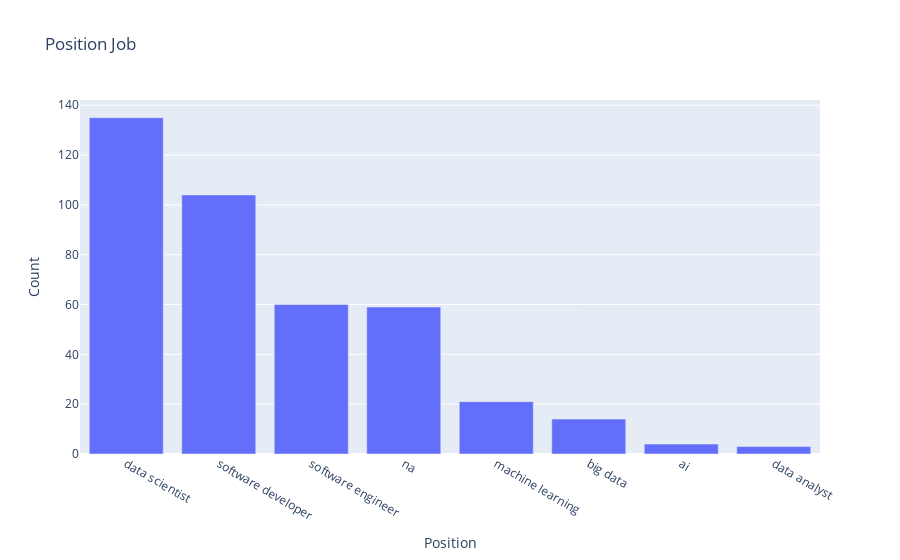

Here is the notebook cell this chart was saved with:
### Code cell
df["job_simp"] = df["Position"].apply(position_semplifier)
df["entry_position"] = df["Position"].apply(entry_position)
job_simp = df["job_simp"].value_counts()
fig = px.bar(job_simp, x=job_simp.index, y=job_simp.values, title="Position Job"
            labels={
                     "index": "Position",
                     "y": "Count",
                 },)
fig.show()

### Figure 1 — Plotly figure (JSON) as saved in the notebook; plotly's stock layout.template omitted (floating-point values rounded to 4 significant figures)
{"data": [{"alignmentgroup": "True", "hovertemplate": "Position=%{x}<br>Count=%{y}<extra></extra>", "legendgroup": "", "marker": {"color": "#636efa"}, "name": "", "offsetgroup": "", "orientation": "v", "showlegend": false, "textposition": "auto", "type": "bar", "x": ["data scientist", "software developer", "software engineer", "na", "machine learning", "big data", "ai", "data analyst"], "xaxis": "x", "y": [135, 104, 60, 59, 21, 14, 4, 3], "yaxis": "y"}], "layout": {"barmode": "relative", "legend": {"tracegroupgap": 0}, "title": {"text": "Position Job"}, "xaxis": {"anchor": "y", "domain": [0, 1], "title": {"text": "Position"}}, "yaxis": {"anchor": "x", "domain": [0, 1], "title": {"text": "Count"}}}}
